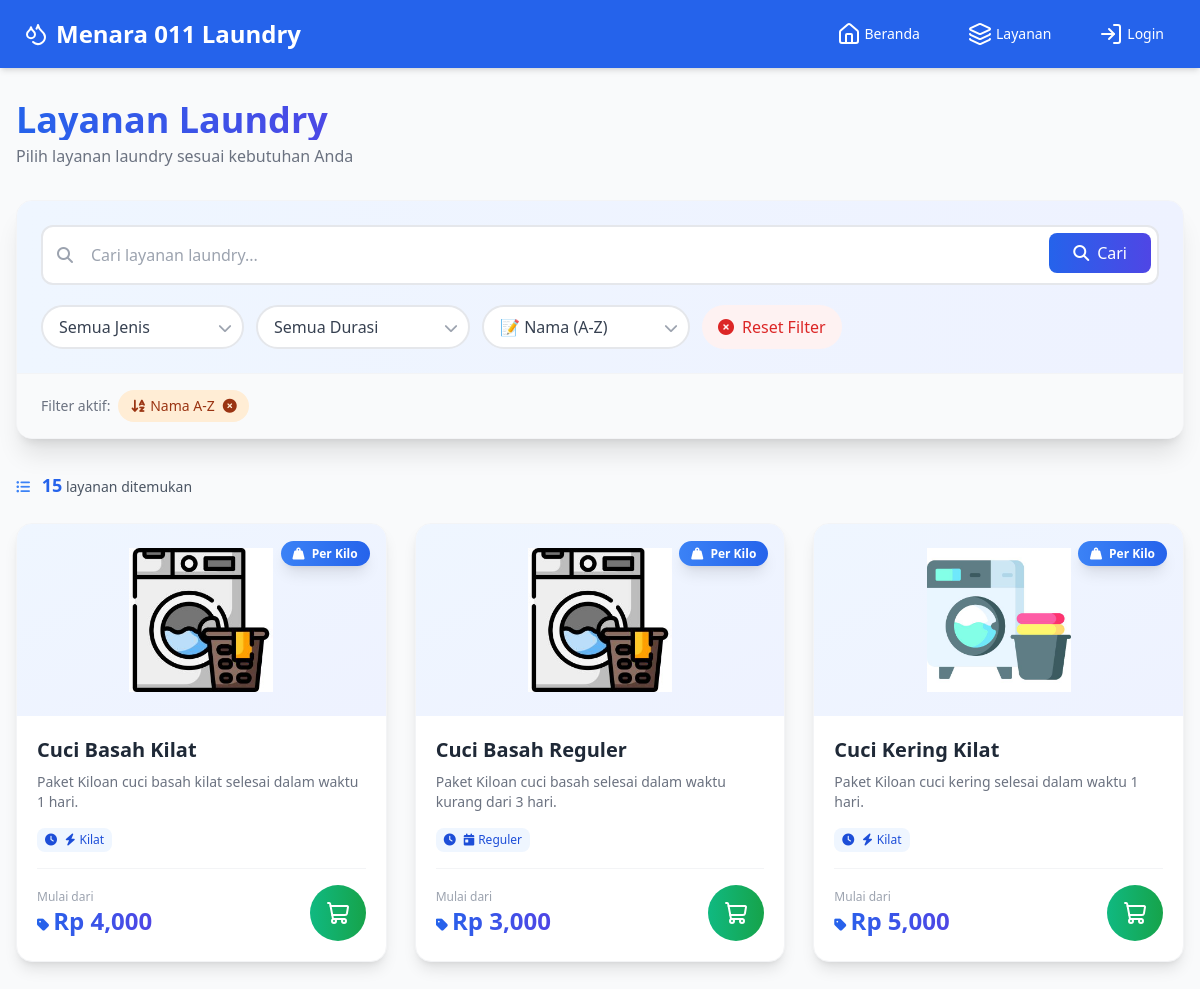
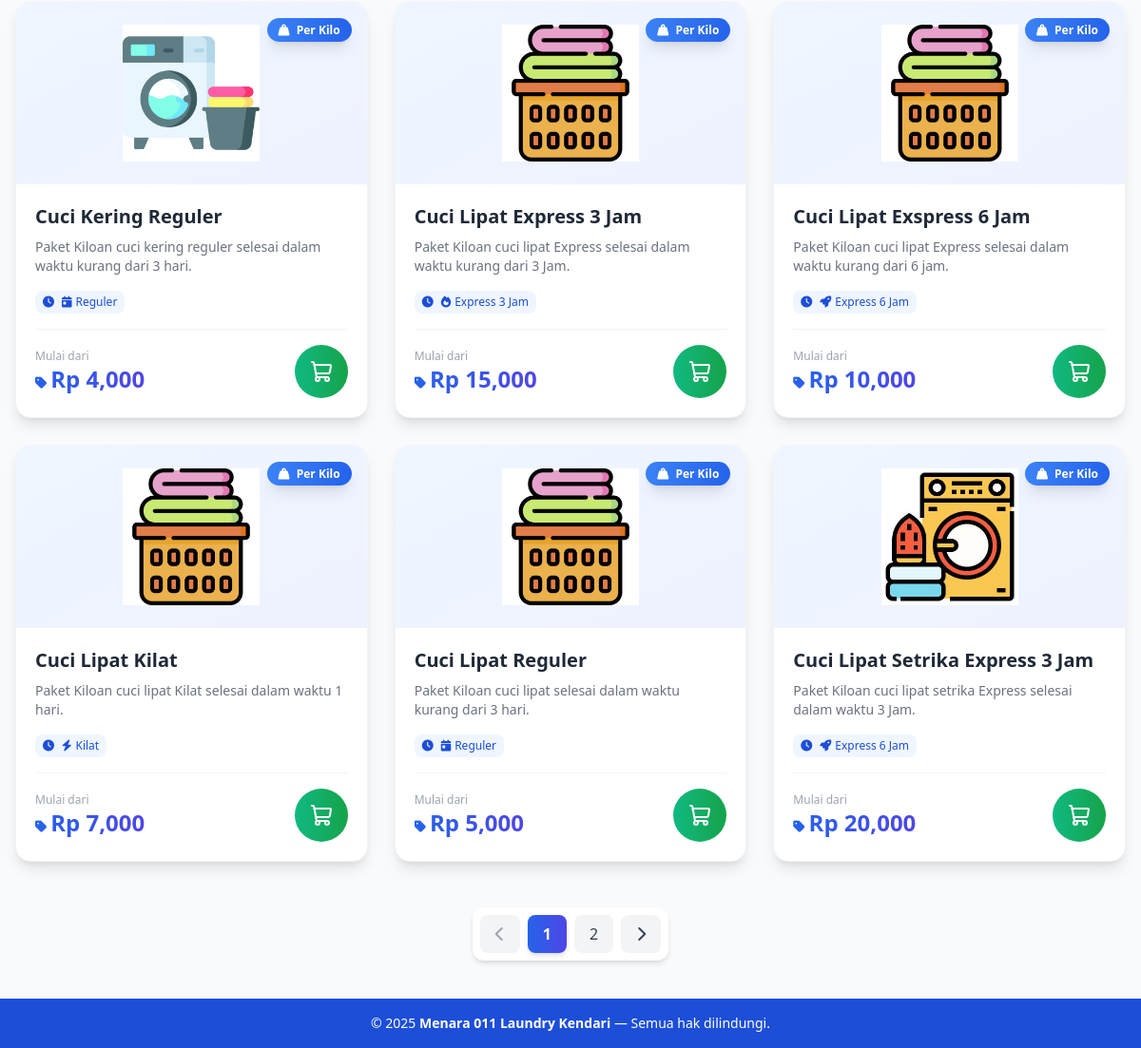
/layanan/, run on the app's committed database (2 pictures, top to bottom).
### services/models.py (models this page shows, shortened)
class Service(models.Model):
    SERVICE_TYPE_CHOICES = [
        ('per_kilo', 'Per Kilo'),
        ('per_item', 'Per Item'),
    ]
    DURATION_CHOICES = [
        ('reguler', 'Reguler ( -3 hari)'),
        ('kilat', 'Kilat (1 hari)'),
        ('express', 'Express (6 jam)'),
        ('express1', 'Express (3 jam)'),
    ]
    name = models.CharField(max_length=100)
    description = models.TextField(blank=True, null=True)
    price = models.DecimalField(max_digits=10, decimal_places=2)
    type = models.CharField(max_length=20, choices=SERVICE_TYPE_CHOICES)
    duration = models.CharField(max_length=20, choices=DURATION_CHOICES, default='biasa')
    image = models.ImageField(upload_to='service_images/', blank=True, null=True)

### services/views.py (the view)
# urls.py: path('', service_list, name='list'),
def service_list(request):
    services = Service.objects.all()
    search_query = request.GET.get('search', '')
    if search_query:
        services = services.filter(
            Q(name__icontains=search_query) |
            Q(description__icontains=search_query)
        )
    filter_type = request.GET.get('type', '')
    if filter_type:
        services = services.filter(type=filter_type)
    filter_duration = request.GET.get('duration', '')
    if filter_duration:
        services = services.filter(duration=filter_duration)
    sort_by = request.GET.get('sort', 'name_asc')
    if sort_by == 'name_asc':
        services = services.order_by('name')
    elif sort_by == 'name_desc':
        services = services.order_by('-name')
    elif sort_by == 'price_asc':
        services = services.order_by('price')
    elif sort_by == 'price_desc':
        services = services.order_by('-price')
    elif sort_by == 'newest':
        services = services.order_by('-created_at')
    elif sort_by == 'oldest':
        services = services.order_by('created_at')
    elif sort_by == 'duration_asc':
        services = services.order_by('duration')
    else:
        services = services.order_by('name')
    paginator = Paginator(services, 9)
    page_number = request.GET.get('page')
    services_page = paginator.get_page(page_number)
    context = {
        'services': services_page,
        'search_query': search_query,
        'filter_type': filter_type,
        'filter_duration': filter_duration,
        'sort_by': sort_by,
    }
    return render(request, 'services/list.html', context)

### services/templates/services/list.html (shortened to what this page needs)
{% extends 'base.html' %}
{% load static %}
{% load humanize %}
{% block content %}
<div class="max-w-7xl mx-auto mt-8 px-4">
  <div class="flex flex-col sm:flex-row justify-between items-start sm:items-center gap-4 mb-8">
    <div>
      <h1 class="text-3xl sm:text-4xl font-bold bg-gradient-to-r from-blue-600 to-indigo-600 bg-clip-text text-transparent">
      </h1>
      <p class="text-gray-500 mt-1">Pilih layanan laundry sesuai kebutuhan Anda</p>
    </div>
  </div>
  <div class="bg-white rounded-2xl shadow-xl mb-8 border border-gray-100 overflow-hidden">
    <div class="p-6 bg-gradient-to-r from-blue-50 to-indigo-50">
      <form method="GET" action="{% url 'services:list' %}" id="filterForm" class="space-y-5">
        <div class="relative">
          <div class="absolute inset-y-0 left-0 pl-4 flex items-center pointer-events-none">
          </div>
          <input type="text"
                 name="search"
                 id="searchInput"
                 value="{{ search_query }}"
                 placeholder="Cari layanan laundry..."
                 class="w-full pl-12 pr-32 py-4 rounded-xl border-2 border-gray-200 focus:border-blue-500 focus:ring-2 focus:ring-blue-200 transition-all duration-300 text-gray-800 placeholder-gray-400">
          <div class="absolute right-2 top-2 flex items-center gap-2">
            <button type="submit"
                    class="bg-gradient-to-r from-blue-600 to-indigo-600 text-white px-6 py-2 rounded-lg hover:shadow-lg transition-all duration-300 font-medium">
              <i class="fas fa-search mr-2"></i>Cari
            </button>
          </div>
        </div>
        <div class="flex flex-wrap gap-3">
          <div class="relative group">
            <select name="type"
                    id="typeFilter"
                    class="filter-select appearance-none pl-4 pr-10 py-2 rounded-full border-2 border-gray-200 bg-white focus:border-blue-500 focus:ring-2 focus:ring-blue-200 transition-all duration-300 cursor-pointer hover:border-blue-300 text-gray-700">
              <option value="">Semua Jenis</option>
            </select>
            <div class="absolute right-3 top-1/2 transform -translate-y-1/2 pointer-events-none">
            </div>
          </div>
          <div class="relative group">
            <select name="duration"
                    id="durationFilter"
                    class="filter-select appearance-none pl-4 pr-10 py-2 rounded-full border-2 border-gray-200 bg-white focus:border-blue-500 focus:ring-2 focus:ring-blue-200 transition-all duration-300 cursor-pointer hover:border-blue-300 text-gray-700">
              <option value="">Semua Durasi</option>
            </select>
            <div class="absolute right-3 top-1/2 transform -translate-y-1/2 pointer-events-none">
            </div>
          </div>
          <div class="relative group">
            <select name="sort"
                    id="sortFilter"
                    class="filter-select appearance-none pl-4 pr-10 py-2 rounded-full border-2 border-gray-200 bg-white focus:border-blue-500 focus:ring-2 focus:ring-blue-200 transition-all duration-300 cursor-pointer hover:border-blue-300 text-gray-700">
              <option value="name_asc" {% if sort_by == 'name_asc' %}selected{% endif %}>📝 Nama (A-Z)</option>
            </select>
            <div class="absolute right-3 top-1/2 transform -translate-y-1/2 pointer-events-none">
            </div>
          </div>
          <a href="{% url 'services:list' %}"
             id="resetButton"
             class="inline-flex items-center gap-2 px-4 py-2 rounded-full bg-red-50 text-red-600 hover:bg-red-100 transition-all duration-300">
            <i class="fas fa-times-circle"></i>
            Reset Filter
          </a>
        </div>
      </form>
    </div>
    <div id="activeFiltersContainer" class="px-6 py-4 bg-gray-50 border-t border-gray-100">
      {% if search_query or filter_type or filter_duration or sort_by %}
      <div class="flex flex-wrap items-center gap-2">
        <span class="text-sm text-gray-500 font-medium">Filter aktif:</span>
        {% if sort_by %}
        <span class="inline-flex items-center gap-1 px-3 py-1.5 rounded-full text-sm bg-orange-100 text-orange-800">
          {% if sort_by == 'name_asc' %}<i class="fas fa-sort-alpha-down"></i> Nama A-Z
          {% elif sort_by == 'name_desc' %}<i class="fas fa-sort-alpha-up"></i> Nama Z-A
          {% elif sort_by == 'price_asc' %}<i class="fas fa-sort-amount-down"></i> Harga Termurah
          {% elif sort_by == 'price_desc' %}<i class="fas fa-sort-amount-up"></i> Harga Termahal
          {% elif sort_by == 'duration_asc' %}<i class="fas fa-hourglass-half"></i> Durasi Tercepat
          {% endif %}
          <a href="#" class="ml-1 hover:text-orange-600 remove-filter" data-filter="sort">
            <i class="fas fa-times-circle"></i>
          </a>
        </span>
        {% endif %}
      </div>
      {% endif %}
    </div>
  </div>
  <div class="mb-6 flex justify-between items-center">
    <div class="text-sm text-gray-600">
      <i class="fas fa-list-ul text-blue-500 mr-2"></i>
      <span class="font-semibold text-blue-600 text-lg">{{ services.paginator.count }}</span> layanan ditemukan
    </div>
  </div>
  <div id="servicesGrid">
    {% include 'services/partials/service_list_partial.html' with services=services %}
  </div>
  <div id="paginationContainer">
    {% if services.has_other_pages %}
    <div class="flex justify-center mt-12">
      <nav class="flex items-center gap-2 bg-white rounded-xl shadow-md p-2">
        {% if services.has_previous %}
          <a href="?page={{ services.previous_page_number }}{% if search_query %}&search={{ search_query }}{% endif %}{% if filter_type %}&type={{ filter_type }}{% endif %}{% if filter_duration %}&duration={{ filter_duration }}{% endif %}{% if sort_by %}&sort={{ sort_by }}{% endif %}"
             class="paginate-link px-4 py-2 rounded-lg bg-gray-100 text-gray-700 hover:bg-blue-500 hover:text-white transition-all duration-300">
            <i class="fas fa-chevron-left"></i>
          </a>
        {% else %}
          <span class="px-4 py-2 rounded-lg bg-gray-100 text-gray-400 cursor-not-allowed">
            <i class="fas fa-chevron-left"></i>
          </span>
        {% endif %}
        {% for num in services.paginator.page_range %}
          {% if services.number == num %}
            <span class="px-4 py-2 rounded-lg bg-gradient-to-r from-blue-600 to-indigo-600 text-white font-bold shadow-md">
              {{ num }}
            </span>
          {% elif num > services.number|add:'-3' and num < services.number|add:'3' %}
            <a href="?page={{ num }}{% if sort_by %}&sort={{ sort_by }}{% endif %}"
               class="paginate-link px-4 py-2 rounded-lg bg-gray-100 text-gray-700 hover:bg-blue-500 hover:text-white transition-all duration-300">
              {{ num }}
            </a>
          {% endif %}
        {% endfor %}
        {% if services.has_next %}
          <a href="?page={{ services.next_page_number }}{% if sort_by %}&sort={{ sort_by }}{% endif %}"
             class="paginate-link px-4 py-2 rounded-lg bg-gray-100 text-gray-700 hover:bg-blue-500 hover:text-white transition-all duration-300">
            <i class="fas fa-chevron-right"></i>
          </a>
        {% else %}
          <span class="px-4 py-2 rounded-lg bg-gray-100 text-gray-400 cursor-not-allowed">
            <i class="fas fa-chevron-right"></i>
          </span>
        {% endif %}
      </nav>
    </div>
    {% endif %}
  </div>
</div>
{% endblock %}

### services/templates/services/partials/service_list_partial.html (shortened to what this page needs)
{% load humanize %}
<div class="grid sm:grid-cols-2 lg:grid-cols-3 gap-7">
  {% for s in services %}
  <div class="service-card group relative bg-white rounded-2xl shadow-lg hover:shadow-2xl transition-all duration-500 hover:-translate-y-2 overflow-hidden border border-gray-100">
    <div class="absolute top-4 right-4 z-10">
      <span class="px-3 py-1 text-xs font-bold rounded-full shadow-lg
                   {% if s.type == 'per_kilo' %}bg-gradient-to-r from-blue-500 to-blue-600{% else %}bg-gradient-to-r from-green-500 to-green-600{% endif %}
                   text-white">
        <i class="{% if s.type == 'per_kilo' %}fas fa-weight-hanging{% else %}fas fa-tshirt{% endif %} mr-1"></i>
        {{ s.get_type_display }}
      </span>
    </div>
    <div class="relative h-48 bg-gradient-to-br from-blue-50 to-indigo-50 overflow-hidden">
      <div class="w-full h-full flex items-center justify-center p-6">
        {% if s.image %}
          <img src="{{ s.image.url }}"
               alt="{{ s.name }}"
               class="max-h-full max-w-full object-contain transform group-hover:scale-110 transition-transform duration-500">
        {% endif %}
      </div>
    </div>
    <div class="p-5">
      <h2 class="text-xl font-bold text-gray-800 mb-2 group-hover:text-blue-600 transition-colors duration-300">
        {{ s.name }}
      </h2>
      <p class="text-gray-500 text-sm mb-4 line-clamp-2">
        {{ s.description|default:"Layanan laundry profesional dengan kualitas terbaik" }}
      </p>
      <div class="flex flex-wrap gap-2 mb-4">
        <span class="inline-flex items-center gap-1 px-2 py-1 rounded-lg text-xs font-medium bg-blue-50 text-blue-700">
          <i class="fas fa-clock"></i>
          {% if s.duration == 'reguler' %}<i class="fas fa-calendar-day ml-1"></i> Reguler
          {% elif s.duration == 'kilat' %}<i class="fas fa-bolt ml-1"></i> Kilat
          {% elif s.duration == 'express' %}<i class="fas fa-rocket ml-1"></i> Express 6 Jam
          {% elif s.duration == 'express1' %}<i class="fas fa-fire ml-1"></i> Express 3 Jam
          {% else %}Reguler{% endif %}
        </span>
      </div>
      <div class="flex items-center justify-between mt-4 pt-4 border-t border-gray-100">
        <div class="flex flex-col">
          <span class="text-xs text-gray-400">Mulai dari</span>
          <span class="text-2xl font-bold bg-gradient-to-r from-blue-600 to-indigo-600 bg-clip-text text-transparent">
            <i class="fas fa-tag text-sm mr-1"></i>Rp {{ s.price|floatformat:0|intcomma }}
          </span>
        </div>
        {% if not user.is_staff %}
        <a href="{% url 'orders:order' %}?service={{ s.id }}"
          class="relative inline-flex items-center justify-center w-14 h-14 rounded-full bg-gradient-to-r from-emerald-500 to-green-600 text-white hover:shadow-xl transform hover:scale-110 transition-all duration-300 group/btn"
          title="Buat Pesanan">
          <i data-lucide="shopping-cart" class="w-6 h-6 group-hover/btn:rotate-12 transition-transform duration-300"></i>
        </a>
        {% endif %}
      </div>
    </div>
  </div>
  {% empty %}
  <div class="col-span-full text-center py-12">
    <i class="fas fa-inbox text-6xl text-gray-300 mb-4"></i>
    <p class="text-gray-500">Tidak ada layanan yang ditemukan</p>
  </div>
  {% endfor %}
</div>
<link rel="stylesheet" href="https://cdnjs.cloudflare.com/ajax/libs/font-awesome/6.5.1/css/all.min.css">

### services/templates/services/list.html (style rules this page uses)
.line-clamp-2 { display: -webkit-box; -webkit-line-clamp: 2; -webkit-box-orient: vertical; overflow: hidden; }
* { transition-property: background-color, border-color, color, fill, stroke, opacity, box-shadow, transform; transition-timing-function: cubic-bezier(0.4, 0, 0.2, 1); transition-duration: 150ms; }
.service-card { animation: fadeIn 0.3s ease-out; }

### data on the page
Service: type "Per Kilo", image (picture), name "Cuci Basah Kilat", description "Paket Kiloan cuci basah kilat selesai dalam waktu 1 hari.", duration "kilat" (drawn)
Service: type "Per Kilo", image (picture), name "Cuci Basah Reguler", description "Paket Kiloan cuci basah selesai dalam waktu kurang dari 3 hari.", duration "reguler" (drawn)
Service: type "Per Kilo", image (picture), name "Cuci Kering Kilat", description "Paket Kiloan cuci kering selesai dalam waktu 1 hari.", duration "kilat" (drawn)
Service: type "Per Kilo", image (picture), name "Cuci Kering Reguler", description "Paket Kiloan cuci kering reguler selesai dalam waktu kurang dari 3 hari.", duration "reguler" (drawn)
Service: type "Per Kilo", image (picture), name "Cuci Lipat Express 3 Jam", description "Paket Kiloan cuci lipat Express selesai dalam waktu kurang dari 3 Jam.", duration "express1" (drawn)
Service: type "Per Kilo", image (picture), name "Cuci Lipat Exspress 6 Jam", description "Paket Kiloan cuci lipat Express selesai dalam waktu kurang dari 6 jam.", duration "express" (drawn)
Service: type "Per Kilo", image (picture), name "Cuci Lipat Kilat", description "Paket Kiloan cuci lipat Kilat selesai dalam waktu 1 hari.", duration "kilat" (drawn)
Service: type "Per Kilo", image (picture), name "Cuci Lipat Reguler", description "Paket Kiloan cuci lipat selesai dalam waktu kurang dari 3 hari.", duration "reguler" (drawn)
Service: type "Per Kilo", image (picture), name "Cuci Lipat Setrika Express 3 Jam", description "Paket Kiloan cuci lipat setrika Express selesai dalam waktu 3 Jam.", duration "express" (drawn)

### other printed values
{{ services.paginator.count }} "15"
{{ num }} "1"
{{ num }} "2"
